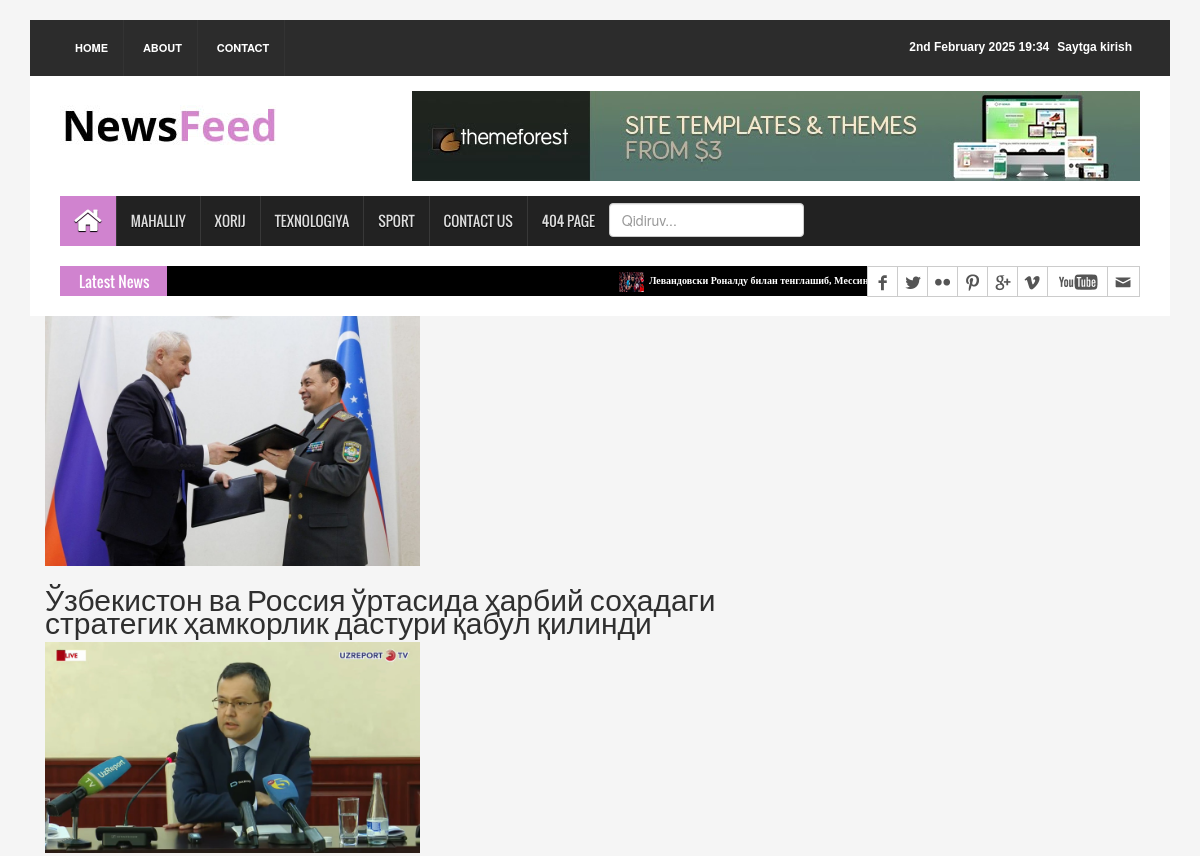
Page /local/ (upper part) on the earlier database version.
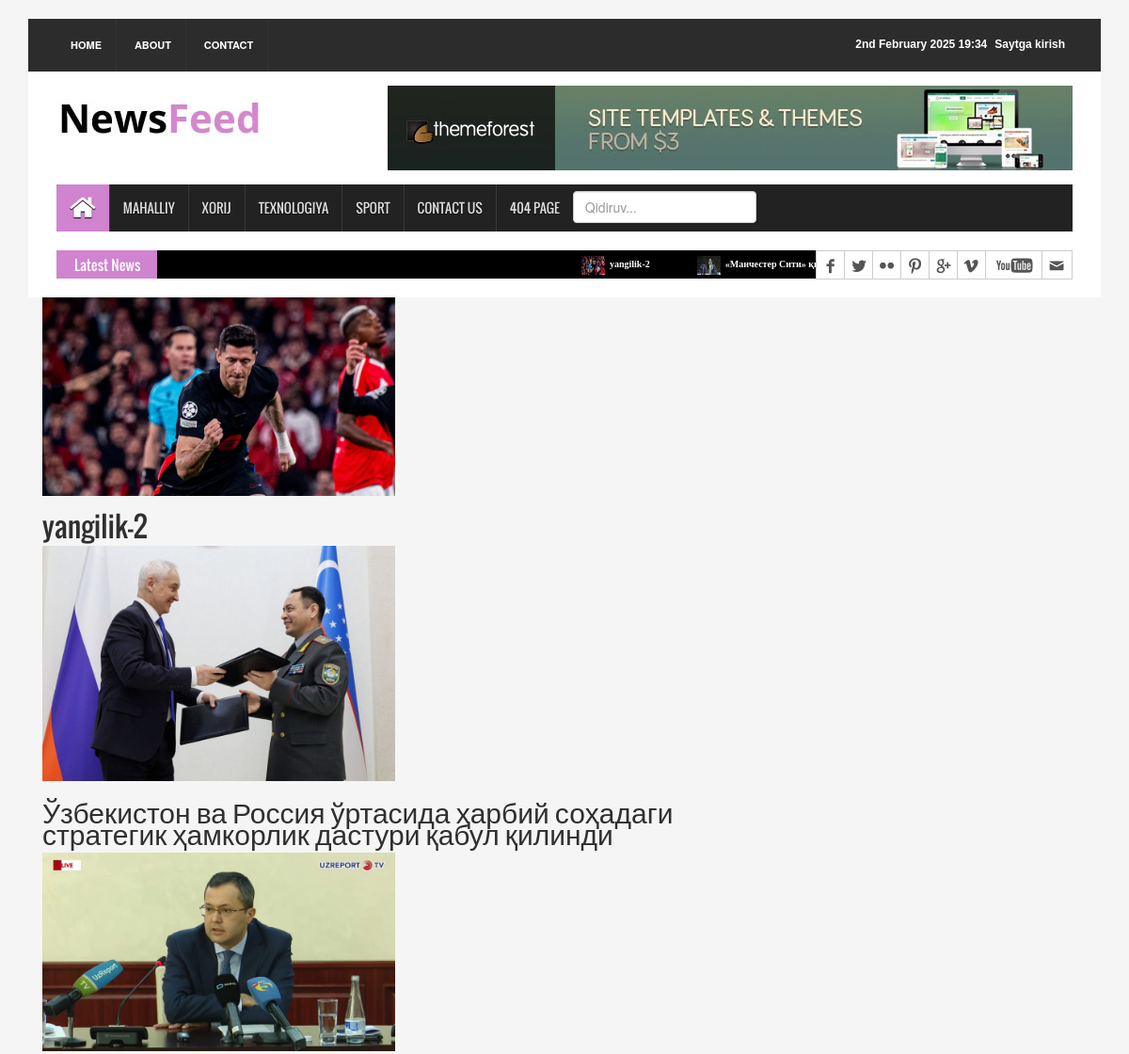
Same page on the later database version.
### news_app/models.py (models this page shows, shortened)
class News(models.Model):
    class Status(models.TextChoices):
        Draft = "DF", "Draft"
        Published = "PB", "Published"
    title =  models.CharField(max_length=250)
    slug = models.SlugField(max_length=250)
    body = models.TextField()
    image = models.ImageField(upload_to='news/images')
    category = models.ForeignKey(Category,
                                 on_delete=models.CASCADE)
    publish_time = models.DateTimeField(default=timezone.now)
    created_time = models.DateTimeField(auto_now_add=True)
    update_time = models.DateTimeField(auto_now=True)
    status = models.CharField(max_length=2,
                              choices=Status.choices,
                              default=Status.Draft
                              )
    objects = models.Manager()
    published = PublishedManager()
    class Meta:
        ordering = ["-publish_time"]
    def get_absolute_url(self):
        return reverse("news_detail_page", args=[self.slug])

### news_app/views.py (the view)
# urls.py: path('local/', LocalNewsView.as_view(), name='local_news_page'),
class LocalNewsView(ListView):
    model =  News
    template_name = 'news/mahalliy.html'
    context_object_name = 'mahalliy_yangiliklar'
    def get_queryset(self):
        news = self.model.published.all().filter(category__name='Mahalliy')
        return news

### news_app/context_processor.py (called while the page is built)
def latest_news(request):
    latest_news = News.published.all().order_by("-publish_time")[:10]
    context = {
        'latest_news':latest_news
    }
    return context

### news_app/models.py (called while the page is built)
    def get_queryset(self):
        return super().get_queryset().filter(status=News.Status.Published)

### templates/news/mahalliy.html (shortened to what this page needs)
{% extends "news/base.html" %}
{% load static %}
{% block content %}
{% for news in mahalliy_yangiliklar %}
<div class='container'>
    <div class='row'>
        <div class="col-sm-8">
            <a href="{{ news.get_absolute_url }}">
                <img src='{{ news.image.url }}' alt='{{ news.title }}' style='width:50%'>
                <h2>{{ news.title }}</h2>
            </a>
        </div>
    </div>
</div>
{% endfor %}
{% endblock content %}

### templates/news/base.html (shortened to what this page needs)
{% load static %}
<!DOCTYPE html>
<html>
  <head>
    <link
      rel="stylesheet"
      type="text/css"
      href="{% static 'css/bootstrap.min.css' %}"
    />
    <link
      rel="stylesheet"
      type="text/css"
      href="{% static 'css/font-awesome.min.css' %}"
    />
    <link
      rel="stylesheet"
      type="text/css"
      href="{% static 'css/animate.css' %}"
    />
    <link rel="stylesheet" type="text/css" href="{% static 'css/font.css' %}" />
    <link
      rel="stylesheet"
      type="text/css"
      href="{% static 'css/li-scroller.css' %}"
    />
    <link
      rel="stylesheet"
      type="text/css"
      href="{% static 'css/slick.css' %}"
    />
    <link
      rel="stylesheet"
      type="text/css"
      href="{% static 'css/jquery.fancybox.css' %}"
    />
    <link
      rel="stylesheet"
      type="text/css"
      href="{% static 'css/theme.css' %}"
    />
    <link
      rel="stylesheet"
      type="text/css"
      href="{% static 'css/style.css' %}"
    />
  </head>
  <body>
    <div class="container">
      <header id="header">
        <div class="row">
          <div class="col-lg-12 col-md-12 col-sm-12">
            <div class="header_top">
              <div class="header_top_left">
                <ul class="top_nav">
                  <li><a href="{% url 'home_page' %}">Home</a></li>
                  <li><a href="#">About</a></li>
                  <li><a href="{% url 'contact_page' %}">Contact</a></li>
                </ul>
              </div>
              <div class="header_top_right">
                {% if request.user.is_authenticated %}
                <p><a href="{% url 'logout' %}" style="color: palegreen;">Logout</a></p>
                <p><a href="{% url 'user_profile' %}" style="color: white;">My profile</a></p>
                {% else %}
                <p><a href="{% url 'login' %}" style="color: white;">Saytga kirish</a></p>
                {% endif %}
                <p>{% now "jS F Y H:i" %}
              </div>
            </div>
          </div>
          <div class="col-lg-12 col-md-12 col-sm-12">
            <div class="header_bottom">
              <div class="logo_area">
                <a href="{% url 'home_page' %}" class="logo"
                  ><img src="static/images//logo.jpg" alt=""
                /></a>
              </div>
              <div class="add_banner">
                <a href="#"
                  ><img src="static/images//addbanner_728x90_V1.jpg" alt=""
                /></a>
              </div>
            </div>
          </div>
        </div>
      </header>
      <section id="navArea">
        <nav class="navbar navbar-inverse" role="navigation">
          <div id="navbar" class="navbar-collapse collapse">
            <ul class="nav navbar-nav main_nav">
              <li class="active">
                <a href="{% url 'home_page' %}"
                  ><span class="fa fa-home desktop-home"></span
                  ><span class="mobile-show">Home</span></a
                >
              </li>
              <li><a href="{% url 'local_news_page' %}">Mahalliy</a></li>
              <li><a href="{% url 'xorij_news_page' %}">Xorij</a></li>
              <li><a href="{% url 'texnologiya_news_page' %}">Texnologiya</a></li>
              <li><a href="{% url 'sport_news_page' %}">Sport</a></li>
              <li><a href="{% url 'contact_page' %}">Contact Us</a></li>
              <li><a href="{% url '404_page' %}">404 Page</a></li>
              <li>
                <form action="{% url 'search_result' %}" method="get" style="margin-top: 7px;">
                  <input type="search" name="q" placeholder="Qidiruv..." class="form-control">
                </form>
              </li>
            </ul>
          </div>
        </nav>
      </section>
      <section id="newsSection">
        <div class="row">
          <div class="col-lg-12 col-md-12">
            <div class="latest_newsarea">
              <span>Latest News</span>
              <ul id="ticker01" class="news_sticker">
                {% for news in latest_news %}
                <li>
                  <a href="#"
                    ><img src="{{ news.image.url }}" alt="" />{{ news.title }}</a
                  >
                </li>
                {% endfor %}
              </ul>
              <div class="social_area">
                <ul class="social_nav">
                  <li class="facebook"><a href="#"></a></li>
                  <li class="twitter"><a href="#"></a></li>
                  <li class="flickr"><a href="#"></a></li>
                  <li class="pinterest"><a href="#"></a></li>
                  <li class="googleplus"><a href="#"></a></li>
                  <li class="vimeo"><a href="#"></a></li>
                  <li class="youtube"><a href="#"></a></li>
                  <li class="mail"><a href="#"></a></li>
                </ul>
              </div>
            </div>
          </div>
        </div>
      </section>
      {% block content %}
      {% endblock content %}
    </div>
  </body>
</html>

### static/css/li-scroller.css (style rules this page uses)
ul.newsticker { position:relative; left:750px; font:bold 10px Verdana; list-style-type:none; margin:0; padding:0 }
ul.newsticker li { float:left; margin:0; padding:0 }
ul.newsticker a { white-space:nowrap; padding:0; color:#fff; margin:0 50px 0 0 }
ul.newsticker a > img { height:20px; margin-right:5px; width:25px }

### static/css/theme.css (style rules this page uses)
.navbar-inverse .navbar-nav > .active > a, .navbar-inverse .navbar-nav > .active > a:hover, .navbar-inverse .navbar-nav > .active > a:focus { background-color:#d083cf }
.latest_newsarea span { background:none repeat scroll 0 0 #d083cf }

Differences in the rows shown:
removed News: image (picture), title "Левандовски Роналду билан тенглашиб, Мессини ортда қолдирди"
added News: image (picture), title "yangilik-2"
now on this page (row edited): News: image (picture), title "«Манчестер Сити»…"
